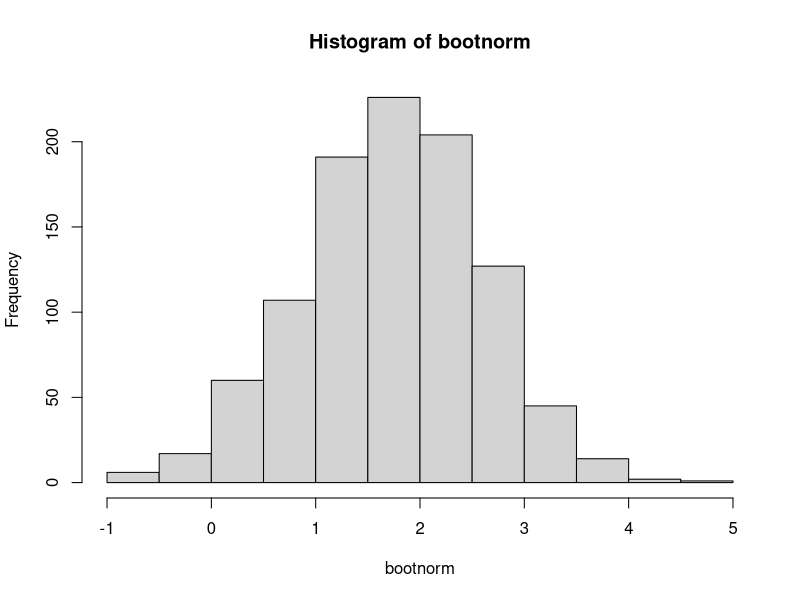
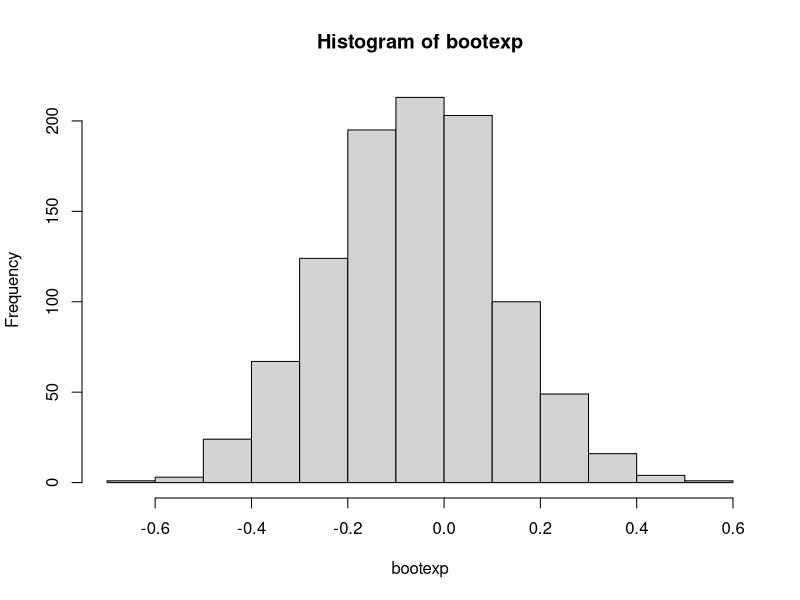

R code for these plots, in order:
## ---- chunk 1
x<-rnorm(50,22,5)
y<-rnorm(40,20,4)
xbar <- mean(x)
ybar <- mean(y)
meandiff <- xbar- ybar
deviationX<-sd(x)
deviationY<-sd(y)
## ---- chunk 2
xbar
ybar
meandiff
deviationX
deviationY
## ---- chunk 3
bootnorm<-numeric(1000) #initialize bootnorm vector to have 1000 spots in it. # Run loop 1000 times
for (i in 1:1000){
bootsample1 <- sample(x, size=length(x), replace=T)
bootsample2 <- sample(y, size=length(y), replace=T)
bootmean = mean(bootsample1) - mean(bootsample2) # the mean difference between two samples
bootnorm[i] <- bootmean # put 1000 mean difference from the boot samples into bootnorm
}
## ---- chunk 4
mean(bootnorm) # This value should be close to meandiff
sd(bootnorm) # This will give the standard deviation for bootnorm
hist(bootnorm) # histogram of bootnorm
## ---- chunk 5
xexp<-rexp(50)
yexp<-rexp(40)
xexpbar <- mean(xexp)
yexpbar <- mean(yexp)
meanexpdiff <- xexpbar- yexpbar
deviationXexp<-sd(xexp)
deviationYexp<-sd(yexp)
## ---- chunk 6
xexpbar
yexpbar
meanexpdiff
deviationXexp
deviationYexp
## ---- chunk 7
bootexp<-numeric(1000) #initialize bootnorm vector to have 1000 spots in it. 
# Run loop 1000 times
for (i in 1:1000){
bootexpsample1 <- sample(xexp, size=length(xexp), replace=T)
bootexpsample2 <- sample(yexp, size=length(yexp), replace=T)
bootexpmean = mean(bootexpsample1) - mean(bootexpsample2) # the mean difference between two samples
bootexp[i] <- bootexpmean # put 1000 mean difference from the boot samples into bootexp
}
## ---- chunk 8
mean(bootexp) # This value should be close to meanexpdiff
sd(bootexp) # This will give the standard deviation for bootexp
hist(bootexp) # histogram of bootexp
